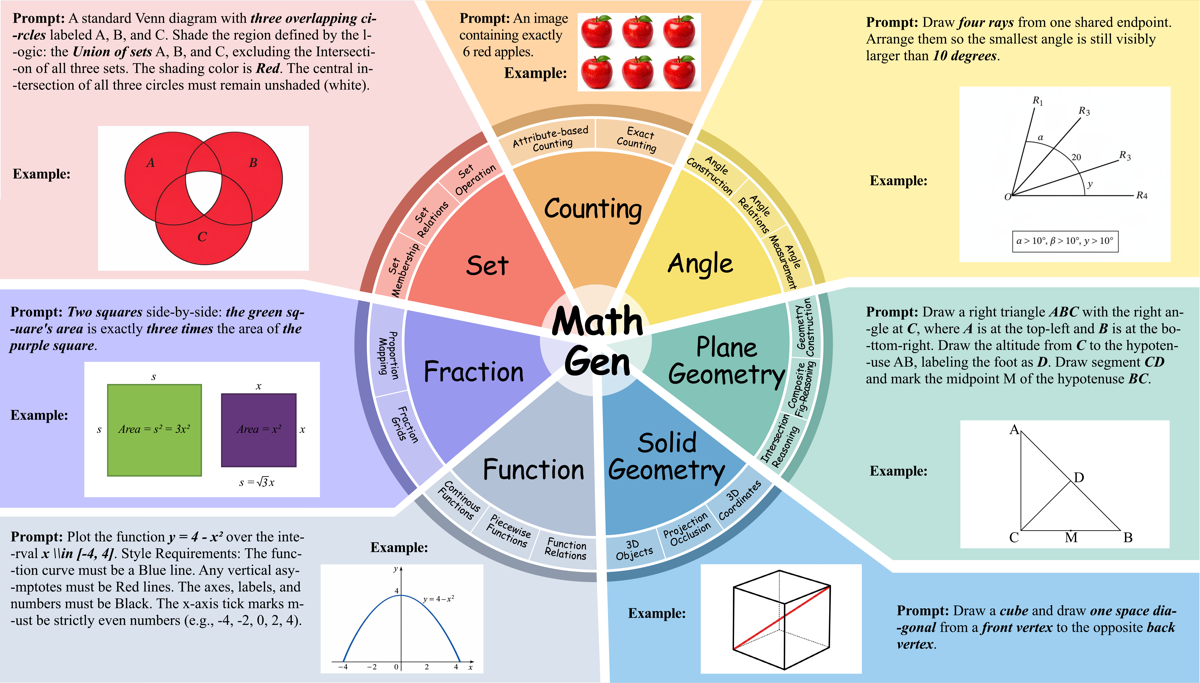
#> input picture assets/7domains.png, 1200 x 683 px
$ python fraction_3.py --image ../../../assets/7domains.png
#> lines starting #> are read from the running program, lines starting #| are printed output that depends on the picture; after the words box and inside, x2 and y2 are one past the last pixel; in counts of white or black regions, pixels touching at a corner belong together
### data/evaluate_script/evaluator_utils.py
"""Shared utilities for MathGen deterministic evaluator scripts.

These helpers standardize evaluator I/O without changing task-level decisions.
Prompt-specific scripts should keep their mathematical logic local or in a
topic-level common module.
"""

from __future__ import annotations

import argparse
import importlib.util
import json
import os
import re
from pathlib import Path
from typing import Any, Callable, Mapping, Optional


# [4 lines left out: function parse_image_id, not called in this run]


def to_jsonable(value: Any) -> Any:
    """Convert common numpy/scipy scalar and array values to JSON-safe types."""
    if isinstance(value, Mapping):
        return {str(k): to_jsonable(v) for k, v in value.items()}
    if isinstance(value, (list, tuple)):
        return [to_jsonable(v) for v in value]
    if hasattr(value, "item"):
        try:
            return value.item()
        except Exception:
            pass
    if hasattr(value, "tolist"):
        try:
            return value.tolist()
        except Exception:
            pass
    return value


def make_report(passed: bool, criteria: Optional[Mapping[str, Any]] = None, meta: Optional[Mapping[str, Any]] = None) -> dict:
    """Create the canonical evaluator report dictionary."""
    clean_criteria = {str(k): bool(v) for k, v in (criteria or {}).items()}
    return {
        "passed": bool(passed),
        "criteria": clean_criteria,
        "meta": to_jsonable(dict(meta or {})),
    }


def normalize_report(report: Any) -> dict:
    """Normalize legacy bool/list/dict evaluator outputs to the report schema."""
    report = to_jsonable(report)
    if isinstance(report, dict):
        passed = bool(report.get("passed", False))
        criteria = report.get("criteria", {})
        meta = report.get("meta", {})
        extra = {k: v for k, v in report.items() if k not in {"passed", "criteria", "meta"}}
        if extra:
            meta = {**dict(meta or {}), **extra}
        return make_report(passed, criteria, meta)
    if isinstance(report, (list, tuple)) and report:
        return make_report(bool(report[0]), meta={"raw_report": report})
    return make_report(bool(report), meta={"raw_report": report})


def print_report(report: Any, *, indent: int = 2) -> None:
    """Print a normalized evaluator report as JSON."""
    print(json.dumps(normalize_report(report), ensure_ascii=False, indent=indent))


# [17 lines left out: functions load_sibling_module, run_simple_cli, not called in this run]

### data/evaluate_script/fraction/fraction_3.py
#!/usr/bin/env python3
from __future__ import annotations
import argparse
import json
import math
import os
import re
import sys
from pathlib import Path
from typing import Any, Dict, Iterable, List, Optional, Sequence, Tuple
import cv2
import numpy as np
sys.path.insert(0, str(Path(__file__).resolve().parents[1]))
from evaluator_utils import print_report
PROMPT_ID = 3
RED_H_LOW1, RED_H_HIGH1 = (0, 10)
RED_H_LOW2, RED_H_HIGH2 = (160, 180)
RED_S_MIN = 50
RED_V_MIN = 50
RATIO_TARGET = 0.75
RATIO_TOL = 0.18
MIN_BAR_ASPECT = 2.0
MIN_RED_PURITY = 0.25
MAX_RED_IN_RIGHT = 0.1
CANNY1, CANNY2 = (40, 140)
DILATE_K = 5
MIN_AREA_FRAC = 0.02
INSET_FRAC = 0.05

def load_image(path: str) -> Optional[np.ndarray]:
    """Load an image from disk (BGR). Return None on failure."""
    if not os.path.isfile(path):
        return None
    img = cv2.imread(path, cv2.IMREAD_UNCHANGED)
    if img is None:
        return None
    if img.ndim == 3 and img.shape[2] == 4:
        alpha = img[:, :, 3:4].astype(np.float32) / 255.0
        bgr = img[:, :, :3].astype(np.float32)
        white = np.full_like(bgr, 255.0)
        composited = (bgr * alpha + white * (1.0 - alpha)).astype(np.uint8)
        return composited
    return img if img.ndim == 3 else cv2.cvtColor(img, cv2.COLOR_GRAY2BGR)

def red_mask_hsv(bgr: np.ndarray) -> np.ndarray:
    """Return a binary mask (uint8 0/255) of red pixels in a BGR image.

    Red wraps around the HSV hue wheel, so we combine two ranges.
    """
    hsv = cv2.cvtColor(bgr, cv2.COLOR_BGR2HSV)
    lower1 = np.array([RED_H_LOW1, RED_S_MIN, RED_V_MIN])
    upper1 = np.array([RED_H_HIGH1, 255, 255])
    mask1 = cv2.inRange(hsv, lower1, upper1)
    lower2 = np.array([RED_H_LOW2, RED_S_MIN, RED_V_MIN])
    upper2 = np.array([RED_H_HIGH2, 255, 255])
    mask2 = cv2.inRange(hsv, lower2, upper2)
    mask = cv2.bitwise_or(mask1, mask2)
    kernel = np.ones((3, 3), np.uint8)
    mask = cv2.morphologyEx(mask, cv2.MORPH_OPEN, kernel)
    mask = cv2.morphologyEx(mask, cv2.MORPH_CLOSE, np.ones((7, 7), np.uint8))
    return mask

def find_bar_bbox(img: np.ndarray) -> Optional[Tuple[int, int, int, int]]:
    """
    Find a horizontal bar region using edges + contour analysis.
    Returns (x, y, w, h) or None.
    """
    gray = cv2.cvtColor(img, cv2.COLOR_BGR2GRAY)
    H, W = gray.shape
    blur = cv2.GaussianBlur(gray, (5, 5), 0)
    edges = cv2.Canny(blur, CANNY1, CANNY2)
    k = DILATE_K if DILATE_K % 2 == 1 else DILATE_K + 1
    kernel = cv2.getStructuringElement(cv2.MORPH_RECT, (k, k))
    edges2 = cv2.dilate(edges, kernel, iterations=2)
    edges2 = cv2.morphologyEx(edges2, cv2.MORPH_CLOSE, kernel, iterations=2)
    contours, _ = cv2.findContours(edges2, cv2.RETR_EXTERNAL, cv2.CHAIN_APPROX_SIMPLE)
    if not contours:
        return None
    best_bbox = None
    best_score = -1.0
    for c in contours:
        area = float(cv2.contourArea(c))
        if area < MIN_AREA_FRAC * (H * W):
            continue
        x, y, w, h = cv2.boundingRect(c)
        if w <= 0 or h <= 0:
            continue
        aspect = w / h
        if aspect < MIN_BAR_ASPECT:
            continue
        score = area * aspect ** 0.5
        if score > best_score:
            best_score = score
            best_bbox = (x, y, w, h)
    return best_bbox

# [29 lines left out: function find_bar_bbox_by_red, not called in this run]

def inset_region(img: np.ndarray) -> np.ndarray:
    """Remove a small border by insetting the image."""
    H, W = img.shape[:2]
    inset = max(1, int(round(min(H, W) * INSET_FRAC)))
    x0, y0 = (inset, inset)
    x1, y1 = (W - inset, H - inset)
    if x1 <= x0 + 2 or y1 <= y0 + 2:
        return img
    return img[y0:y1, x0:x1]

def measure_red_fill_ratio(bar_img: np.ndarray) -> Tuple[float, float, float]:
    """
    Measure the red fill ratio within the bar image.

    Returns:
      - red_ratio: fraction of bar width that is red
      - left_red_purity: fraction of red pixels in the left 75%
      - right_red_purity: fraction of red pixels in the right 25%
    """
    bar_inset = inset_region(bar_img)
    H, W = bar_inset.shape[:2]
    rm = red_mask_hsv(bar_inset)
    total_pixels = H * W
    if total_pixels == 0:
        return (0.0, 0.0, 0.0)
    col_red = rm.mean(axis=0) / 255.0
    red_threshold = 0.15
    red_cols = np.where(col_red > red_threshold)[0]
    if len(red_cols) == 0:
        return (0.0, 0.0, 0.0)
    rightmost_red = red_cols[-1]
    red_ratio = (rightmost_red + 1) / W
    split = int(W * 0.8)
    left_part = rm[:, :split]
    right_part = rm[:, split:]
    left_red_purity = float(np.sum(left_part > 0)) / float(left_part.size) if left_part.size > 0 else 0.0
    right_red_purity = float(np.sum(right_part > 0)) / float(right_part.size) if right_part.size > 0 else 0.0
    return (red_ratio, left_red_purity, right_red_purity)

def check_unfilled_region(bar_img: np.ndarray) -> bool:
    """
    Check that the right portion of the bar (unfilled) is gray/white
    (i.e., not red and not heavily colored).
    """
    bar_inset = inset_region(bar_img)
    H, W = bar_inset.shape[:2]
    split = int(W * 0.85)
    right_portion = bar_inset[:, split:]
    if right_portion.size == 0:
        return False
    rm = red_mask_hsv(right_portion)
    red_frac = float(np.sum(rm > 0)) / float(rm.size)
    return red_frac < MAX_RED_IN_RIGHT

def check_labels(img: np.ndarray) -> bool:
    """
    Check for the presence of dark text below the bar (labels like 0%, 75%, 100%).
    Uses a heuristic: look for dark pixel clusters in the bottom portion of the image.
    """
    H, W = img.shape[:2]
    bottom = img[int(H * 0.55):, :]
    if bottom.size == 0:
        return False
    gray = cv2.cvtColor(bottom, cv2.COLOR_BGR2GRAY)
    _, text_mask = cv2.threshold(gray, 120, 255, cv2.THRESH_BINARY_INV)
    col_density = text_mask.mean(axis=0) / 255.0
    kernel_size = max(1, W // 30)
    if kernel_size % 2 == 0:
        kernel_size += 1
    smoothed = np.convolve(col_density, np.ones(kernel_size) / kernel_size, mode='same')
    threshold = 0.02
    above = smoothed > threshold
    transitions = np.diff(above.astype(int))
    num_clusters = int(np.sum(transitions == 1))
    return num_clusters >= 2

def check_background_is_white(image_path: str, threshold: int=240) -> Tuple[bool, float]:
    """Check if the image background (border regions) is predominantly white and opaque."""
    if not os.path.isfile(image_path):
        return (False, 0.0)
    raw_img = cv2.imread(image_path, cv2.IMREAD_UNCHANGED)
    if raw_img is None:
        return (False, 0.0)
    H, W = raw_img.shape[:2]
    border = max(1, int(min(H, W) * 0.08))
    top = raw_img[:border, :]
    bottom = raw_img[H - border:, :]
    left = raw_img[:, :border]
    right = raw_img[:, W - border:]
    if raw_img.ndim == 3 and raw_img.shape[2] == 4:
        alpha = raw_img[:, :, 3]
        top_a = alpha[:border, :]
        bottom_a = alpha[H - border:, :]
        left_a = alpha[:, :border]
        right_a = alpha[:, W - border:]
        alpha_border = np.concatenate([top_a.ravel(), bottom_a.ravel(), left_a.ravel(), right_a.ravel()])
        mean_alpha = float(np.mean(alpha_border))
        if mean_alpha < 200:
            return (False, mean_alpha)
        img_check = raw_img[:, :, :3]
    else:
        img_check = raw_img
    if img_check.ndim == 3:
        gray = cv2.cvtColor(img_check, cv2.COLOR_BGR2GRAY)
    else:
        gray = img_check
    top_g = gray[:border, :]
    bottom_g = gray[H - border:, :]
    left_g = gray[:, :border]
    right_g = gray[:, W - border:]
    intensity_border = np.concatenate([top_g.ravel(), bottom_g.ravel(), left_g.ravel(), right_g.ravel()])
    median_intensity = float(np.median(intensity_border))
    return (median_intensity >= threshold, median_intensity)

def evaluate(image_path: str, save_debug: bool=False) -> Dict[str, object]:
    """
    Full evaluation pipeline for fraction prompt #3.

    Criteria:
      - image_exists: file exists on disk
      - image_readable: OpenCV can load the image
      - bar_detected: a horizontal bar region was found
      - bar_shape_ok: the bar is horizontally elongated
      - red_fill_present: red color is present in the bar's left portion
      - unfilled_region_ok: right portion is not red (white/gray)
      - fill_ratio_ok: red fill is ~75% of bar length (within tolerance)
      - labels_present: percentage labels detected below the bar
    """
    ALL_CRITERIA_KEYS = ['image_exists', 'image_readable', 'bar_detected', 'bar_shape_ok', 'red_fill_present', 'unfilled_region_ok', 'fill_ratio_ok', 'labels_present']
    result = {'criteria': {}, 'passed': False}

    # [10 lines left out: function _fail_at, not called in this run]
    if not os.path.isfile(image_path):
        return _fail_at('image_exists')
    img = load_image(image_path)
    if img is None:
        return _fail_at('image_readable')
    bbox = find_bar_bbox(img)
    method = 'edges'
    if bbox is None:
        bbox = find_bar_bbox_by_red(img)
        method = 'red_fallback'
    c_bar_detected = bbox is not None
    if not c_bar_detected:
        result['criteria'] = _fail_at('bar_detected')['criteria']
        result['meta'] = {'bbox_method': method}
        return result
    c_bg_white, bg_mean = check_background_is_white(image_path)
    x, y, w, h = bbox
    H_img, W_img = img.shape[:2]
    x = max(0, x)
    y = max(0, y)
    w = min(w, W_img - x)
    h = min(h, H_img - y)
    bar_img = img[y:y + h, x:x + w].copy()
    bar_h, bar_w = bar_img.shape[:2]
    aspect = bar_w / bar_h if bar_h > 0 else 0
    c_bar_shape = aspect >= MIN_BAR_ASPECT
    red_ratio, left_purity, right_purity = measure_red_fill_ratio(bar_img)
    c_red_present = left_purity >= MIN_RED_PURITY
    c_unfilled_ok = check_unfilled_region(bar_img)
    c_ratio_ok = 0.6 <= red_ratio <= 0.78 and left_purity >= 0.74 and (right_purity <= 0.12)
    c_labels = check_labels(img)
    c_all = all([c_bar_detected, c_bar_shape, c_red_present, c_unfilled_ok, c_ratio_ok])
    result['criteria'] = {'image_exists': True, 'image_readable': True, 'background_is_white': bool(c_bg_white), 'bar_detected': c_bar_detected, 'bar_shape_ok': bool(c_bar_shape), 'red_fill_present': bool(c_red_present), 'unfilled_region_ok': bool(c_unfilled_ok), 'fill_ratio_ok': bool(c_ratio_ok), 'labels_present': bool(c_labels)}
    result['passed'] = bool(c_all and c_bg_white)
    result['meta'] = {'background_median_intensity': round(bg_mean, 1), 'bbox_method': method, 'bbox': list(bbox), 'bar_aspect': round(aspect, 2), 'red_fill_ratio': round(red_ratio, 4), 'left_red_purity': round(left_purity, 4), 'right_red_purity': round(right_purity, 4)}
    if save_debug:
        base, _ = os.path.splitext(image_path)
        bar_path = base + '_bar.png'
        debug_path = base + '_debug.png'
        cv2.imwrite(bar_path, bar_img)
        vis = img.copy()
        cv2.rectangle(vis, (x, y), (x + w, y + h), (0, 0, 255), 3)
        split_x = x + int(round(w * red_ratio))
        cv2.line(vis, (split_x, y), (split_x, y + h), (0, 255, 0), 3)
        cv2.imwrite(debug_path, vis)
        result['debug'] = {'bar_path': bar_path, 'debug_path': debug_path}
    return result

def main() -> None:
    parser = argparse.ArgumentParser(description='Evaluate MathGen fraction case 3.')
    parser.add_argument('--image', type=str, required=True, help='Path to the generated image.')
    args = parser.parse_args()
    print_report(evaluate(args.image))
#> in load_image, img is the input picture: shape (683, 1200, 3); mean B, G, R 202.5, 206.5, 210.4
#> in find_bar_bbox, `edges = cv2.Canny(blur, CANNY1, CANNY2)`:
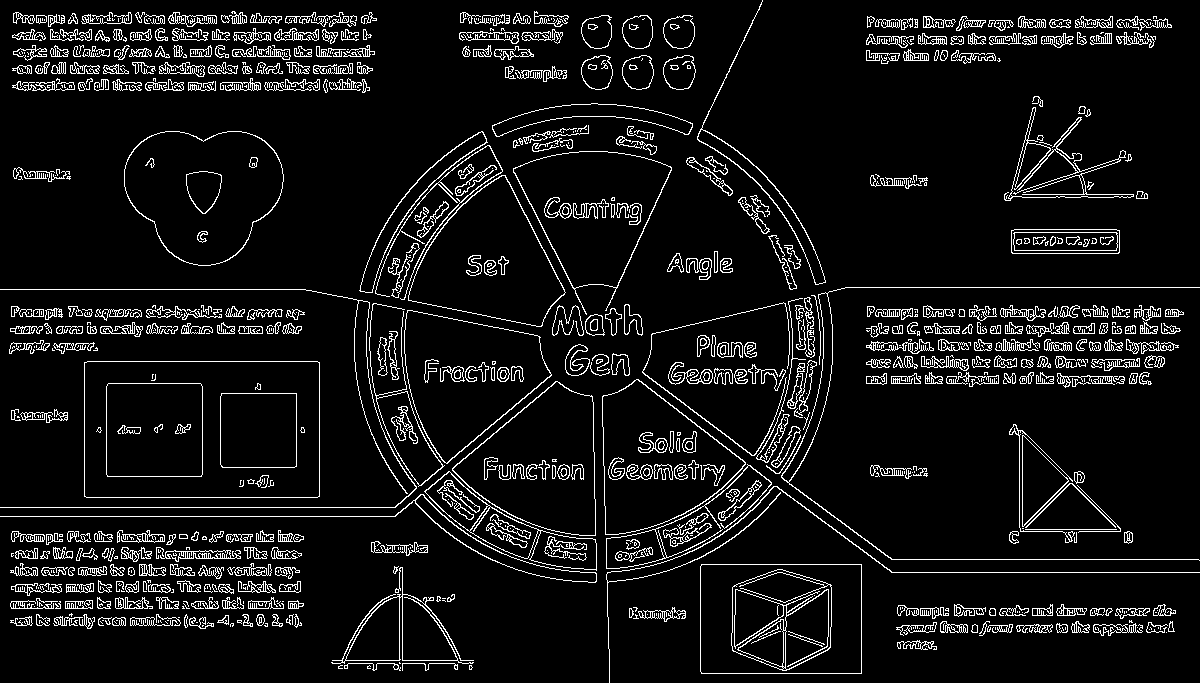
#> edges: shape (683, 1200); 7.7% white in thin lines or dots
#> in find_bar_bbox, `edges2 = cv2.morphologyEx(edges2, cv2.MORPH_CLOSE, kernel, iterations=2)`:
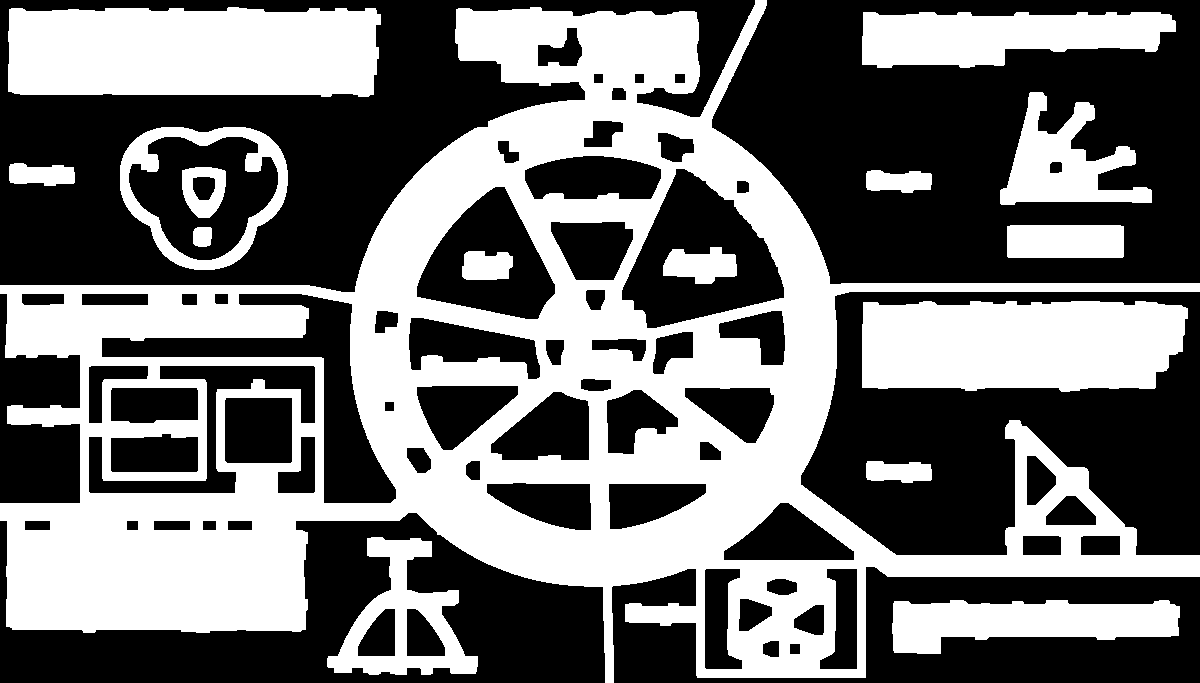
#> edges2: shape (683, 1200); 44.2% white; 16 white regions
#> in find_bar_bbox, `contours, _ = cv2.findContours(edges2, cv2.RETR_EXTERNAL, cv2.CHAIN_AP..`: contours = 12 contours; largest, box (x1, y1, x2, y2) and area: (0, 0, 1200, 683) 363488, (8, 7, 381, 97) 30912, (862, 301, 1188, 392) 26400, (120, 127, 288, 270) 18332, (862, 12, 1176, 68) 12744
#> the loop in find_bar_bbox, `for c in contours:` made 12 passes
#> (area, x, y, w, h, aspect, score, best_score) on passes 4, 11: (26399.5, 862, 301, 326, 91, 3.58, 49967.1, 49967.1), (30912.5, 8, 7, 373, 90, 4.14, 62931.4, 62931.4)
#> after the loop in find_bar_bbox, `for c in contours:`: best_score = 62931.4
#> in evaluate, `bbox = find_bar_bbox(img)`: bbox = (8, 7, 373, 90)
#> in evaluate, `c_bar_detected = bbox is not None`: c_bar_detected = True
#> in check_background_is_white, `median_intensity = float(np.median(intensity_border))`: median_intensity = 225
#> in evaluate, `c_bg_white, bg_mean = check_background_is_white(image_path)`: c_bg_white = False; bg_mean = 225
#> in evaluate, `x, y, w, h = bbox`: x = 8; y = 7; w = 373; h = 90
#> in inset_region, `return img[y0:y1, x0:x1]`:
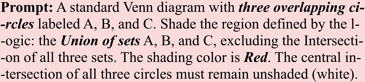
#> returned value: shape (82, 365, 3); mean of channels 0, 1, 2 186.2, 186.2, 211.2; drawn as B, G, R
#> in measure_red_fill_ratio, `col_red = rm.mean(axis=0) / 255.0`: col_red = 365 values from 0 to 0
#> in measure_red_fill_ratio, `red_cols = np.where(col_red > red_threshold)[0]`: red_cols = empty array
#> in evaluate, `red_ratio, left_purity, right_purity = measure_red_fill_ratio(bar_img)`: red_ratio = 0
#> in evaluate, `c_red_present = left_purity >= MIN_RED_PURITY`: c_red_present = False
#> in check_unfilled_region, `right_portion = bar_inset[:, split:]`:
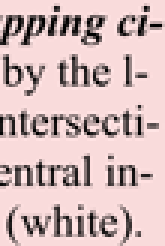
#> right_portion: shape (82, 55, 3) (shown 3 times larger); mean B, G, R 187.6, 187.6, 212.7
#> in check_unfilled_region, `red_frac = float(np.sum(rm > 0)) / float(rm.size)`: red_frac = 0
#> in evaluate, `c_unfilled_ok = check_unfilled_region(bar_img)`: c_unfilled_ok = True
#> in evaluate, `c_ratio_ok = 0.6 <= red_ratio <= 0.78 and left_purity >= 0.74 and (rig..`: c_ratio_ok = False
#> in check_labels, `bottom = img[int(H * 0.55):, :]`:
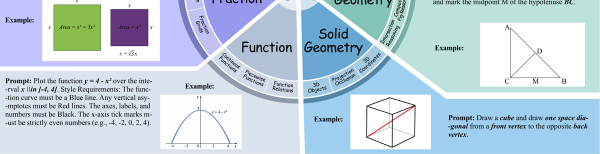
#> bottom: shape (308, 1200, 3) (shown at 1/2 size); mean B, G, R 222.8, 209.6, 191.3
#> in check_labels, `gray = cv2.cvtColor(bottom, cv2.COLOR_BGR2GRAY)`:
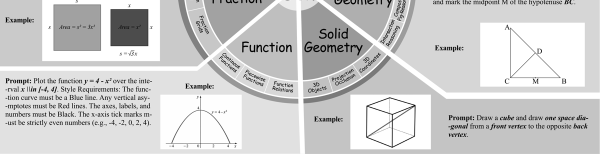
#> gray: shape (308, 1200) (shown at 1/2 size); min 0, max 255, mean 205.7
#> in check_labels, `_, text_mask = cv2.threshold(gray, 120, 255, cv2.THRESH_BINARY_INV)`:
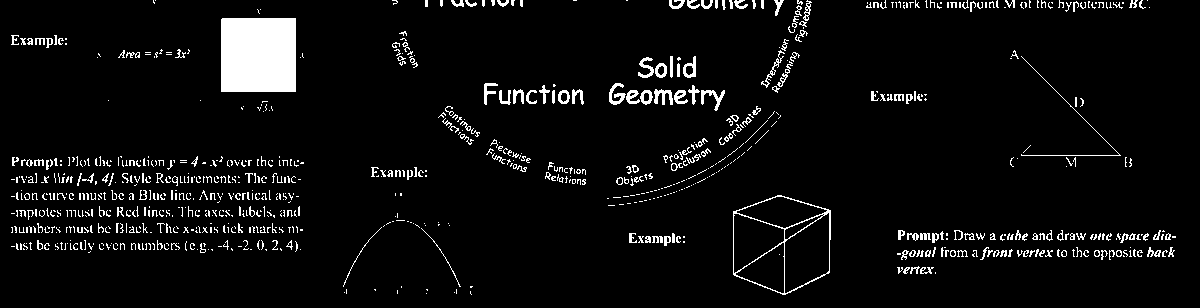
#> text_mask: shape (308, 1200); 5.4% white; 871 white regions (652 under 20 px), largest, box (x1, y1, x2, y2) and area: (221, 18, 296, 92) 5549, (733, 195, 831, 295) 817, (1021, 56, 1121, 156) 201
#> in check_labels, `col_density = text_mask.mean(axis=0) / 255.0`: col_density = 1200 values, max 0.341 at index 249, min 0 at index 0, mean 0.0544
#> in check_labels, `smoothed = np.convolve(col_density, np.ones(kernel_size) / kernel_size..`: smoothed = 1200 values, max 0.29 at index 257, min 0 at index 1196, mean 0.0544
#> in check_labels, `transitions = np.diff(above.astype(int))`: transitions = 1199 values, max 1 at index 2, min -1 at index 313, mean 0
#> in check_labels, `num_clusters = int(np.sum(transitions == 1))`: num_clusters = 5
#> in evaluate, `c_labels = check_labels(img)`: c_labels = True
#> in evaluate, `c_all = all([c_bar_detected, c_bar_shape, c_red_present, c_unfilled_ok..`: c_all = False
#> in normalize_report, `report = to_jsonable(report)`: report = 3 items
#> in normalize_report, `passed = bool(report.get("passed", False))`: passed = False
#> in normalize_report, `criteria = report.get("criteria", {})`: criteria = 9 items
#> in normalize_report, `meta = report.get("meta", {})`: meta = {'background_median_intensity': 225, 'bbox_method': 'edges', 'bbox': [8, 7, 373, 90], 'bar_aspect': 4.14, 'red_fill_ratio': 0, 'left_red_purity': 0, 'right_red_purity': 0}
#> in normalize_report, `extra = {k: v for k, v in report.items() if k not in {"passed", "crite..`: extra = 0 items
#> in make_report, `clean_criteria = {str(k): bool(v) for k, v in (criteria or {}).items()}`: clean_criteria = 9 items
#> (printed output is left out)
if __name__ == '__main__':
    main()
